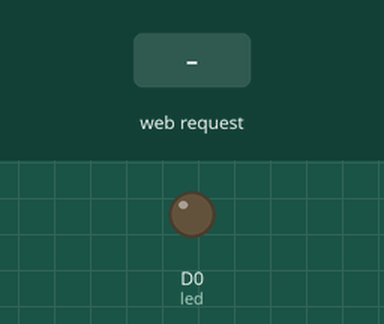
A sketch run on a simulated ESP8266 (NodeMCU). On the bench: output pins drawn as LEDs (lit = HIGH). Inputs (shaded band) come from the test bench. What the sketch prints to the serial monitor is not drawn.

Above: at 1.2 s.
1.3 s: HTTP request GET /on received
At 2.4 s:
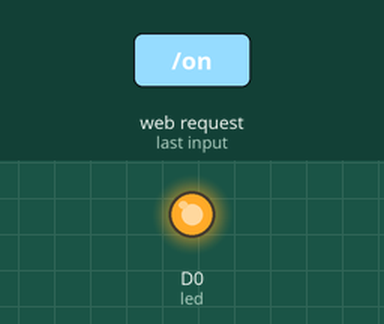
2.8 s: HTTP request GET /off received
At 3.5 s:
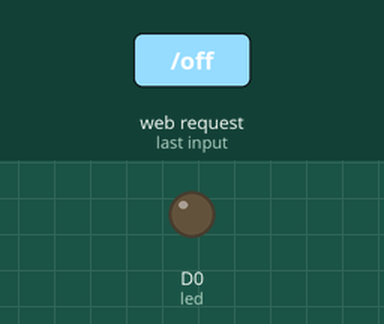
Timing chart, 0 to 5.8 s (numbered marks = the images above; inputs shaded):
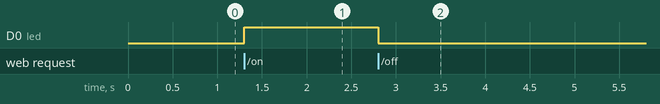

Measured:
- after the input at 1.3 s, D0 (led): LOW → HIGH at once
- after the input at 2.8 s, D0 (led): HIGH → LOW at once

The sketch:

TRAB_SD_ESP8266.ino
```cpp
#include <ESP8266WiFi.h>
#include <WiFiClient.h>
#include <ESP8266WebServer.h>


#define led D0

int status;

const char* ssid = "LockAppHouse";
ESP8266WebServer server(80);

void setup() {

 pinMode(led, OUTPUT);


  Serial.begin(115200);

// Connecting WiFi

  WiFi.mode(WIFI_AP);
  WiFi.softAP(ssid);

  IPAddress myIP = WiFi.softAPIP();
  Serial.print("AP IP address: ");
  Serial.println(myIP);

  digitalWrite(led,LOW);
  status = 0;

 // Starting WEB-server
     server.on ( "/",  test);
     server.on ( "/on", turnOn );
     server.on ( "/off", turnOff );
     server.on ( "/status",  getStatus);
     server.onNotFound ( HTTP_handleRoot );
     server.begin();
}


void loop() {
    server.handleClient();
}


void test(){
  String message = "{ status= conectado }";
  server.send(200, "application/json", message);
}

void turnOn(){
  status = 1;
  digitalWrite(led,HIGH);
}

void turnOff(){
  status = 0;
  digitalWrite(led,LOW);
}


void getStatus(){
  String message = "{ ";
  message += " status= ";
  message += status == 1 ? "on " : "off ";
  message += " }";
  server.send(200, "application/json", message);
}

void HTTP_handleRoot(){
  server.send(200, "text/plain", "url nao existente");
}
```
